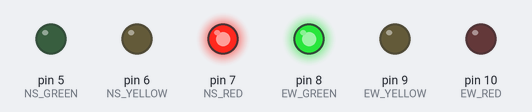
This sketch was run on a simulated Arduino Uno, built with avr-gcc and run on an emulated ATmega328P. Parts: output pins drawn as LEDs (lit = HIGH).

Above: at 2.5 s.
At 6.0 s:
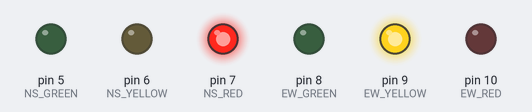
At 7.5 s:
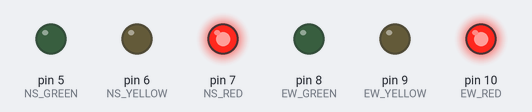
At 10.0 s:
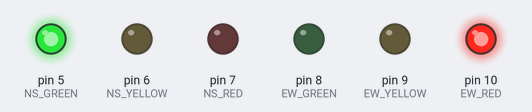
At 13.0 s:
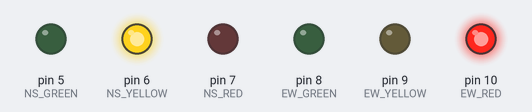
Timing chart, 0 to 19.5 s (numbered marks = the images above):
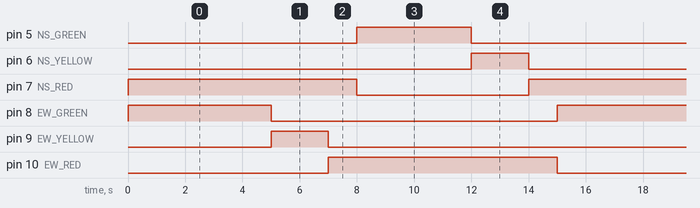

Measured:
- by itself, pin 5 (NS_GREEN): alternates HIGH for 4.0 s and LOW for 11.0 s
- by itself, pin 6 (NS_YELLOW), pin 9 (EW_YELLOW): alternates HIGH for 2.0 s and LOW for 13.0 s
- by itself, pin 7 (NS_RED): alternates HIGH for 9.0 s and LOW for 6.0 s
- by itself, pin 8 (EW_GREEN): alternates HIGH for 5.0 s and LOW for 10.0 s
- by itself, pin 10 (EW_RED): alternates HIGH for 8.0 s and LOW for 7.0 s

The sketch:

traffic_lights.ino
```cpp
#define ONE_SECOND 1000

//define pin constants
  int const EW_RED = 10;
  int const EW_YELLOW = 9;
  int const EW_GREEN = 8;
  int const NS_RED = 7;
  int const NS_YELLOW = 6;
  int const NS_GREEN = 5;

//define light status arrays and light location
  int const GREEN_LIGHT[] = {HIGH,LOW,LOW};
  int const YELLOW_LIGHT[] = {LOW,HIGH,LOW};
  int const RED_LIGHT[] = {LOW,LOW,HIGH};
  int const GREEN_STATUS = 0;
  int const YELLOW_STATUS = 1;
  int const RED_STATUS = 2;

//setup led pins as output
void setup() {
    pinMode(EW_RED, OUTPUT);
    pinMode(EW_YELLOW, OUTPUT);
    pinMode(EW_GREEN, OUTPUT);

  	pinMode(NS_RED, OUTPUT);
    pinMode(NS_YELLOW, OUTPUT);
    pinMode(NS_GREEN, OUTPUT);
}

//turn EW lights on and off accroding to the light_status array
void setLights_EW(int const light_status[]){
    digitalWrite(EW_GREEN, light_status[GREEN_STATUS]);
    digitalWrite(EW_YELLOW, light_status[YELLOW_STATUS]);
    digitalWrite(EW_RED, light_status[RED_STATUS]);
}

//turn NS lights on and off accroding to the light_status array
void setLights_NS(int const light_status[]){
    digitalWrite(NS_GREEN, light_status[GREEN_STATUS]);
    digitalWrite(NS_YELLOW, light_status[YELLOW_STATUS]);
    digitalWrite(NS_RED, light_status[RED_STATUS]);
}

//Controls the lights using predefined timing provided in E1 handout
void loop(){
  //first line of the table in E1 handout
    setLights_EW(GREEN_LIGHT);
    setLights_NS(RED_LIGHT);
    delay(5*ONE_SECOND);

  //second line
    setLights_EW(YELLOW_LIGHT);
    setLights_NS(RED_LIGHT);
    delay(2*ONE_SECOND);

  //third line
    setLights_EW(RED_LIGHT);
    setLights_NS(RED_LIGHT);
    delay(1*ONE_SECOND);

  //fourth line
    setLights_EW(RED_LIGHT);
    setLights_NS(GREEN_LIGHT);
    delay(4*ONE_SECOND);

  //fifth line
    setLights_EW(RED_LIGHT);
    setLights_NS(YELLOW_LIGHT);
    delay(2*ONE_SECOND);

  //sixth line
    setLights_EW(RED_LIGHT);
    setLights_NS(RED_LIGHT);
    delay(1*ONE_SECOND);
}
```
